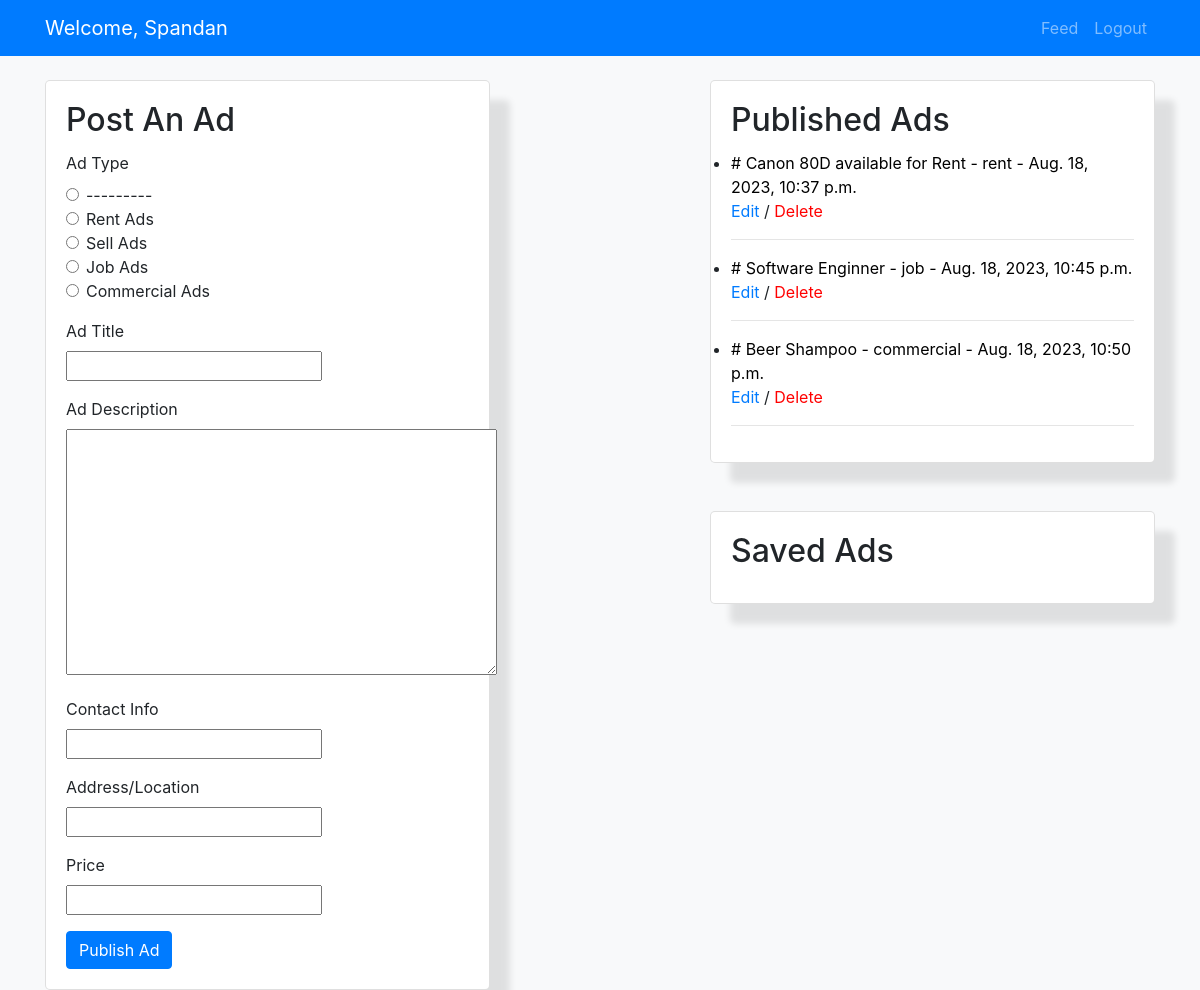
The page /dashboard/ (signed in) on the database its author committed.
### mainApp/models.py (models this page shows, shortened)
class AdPostModel(models.Model):
    AD_TYPES_CHOICES = [
        ('rent', 'Rent Ads'),
        ('sell', 'Sell Ads'),
        ('job', 'Job Ads'),
        ('commercial', 'Commercial Ads'),
    ]
    user = models.ForeignKey(User, on_delete=models.CASCADE)
    ad_type = models.CharField(max_length=20, choices=AD_TYPES_CHOICES)
    ad_title = models.CharField(max_length=100)
    ad_description = models.TextField()
    contact_info = models.CharField(max_length=100)
    address = models.CharField(max_length=200)
    price = models.CharField(max_length=50)
    created_at = models.DateTimeField(auto_now_add=True)

### mainApp/views.py (the view, shortened to what this page needs)
# urls.py: path('dashboard/', views.dashboard, name='dashboard'),
@login_required(login_url='loginPage')
def dashboard(request):
    form = AdPostForm()
    alert = ''
    user_posts = AdPostModel.objects.filter(user=request.user)
    context = {'form': form, 'alert': alert, 'user_posts': user_posts}
    return render(request, 'dashboard.html', context)

### mainApp/forms.py
class AdPostForm(forms.ModelForm):
    class Meta:
        model = AdPostModel
        fields = ['ad_type', 'ad_title', 'ad_description', 'contact_info', 'address', 'price']
        widget = {
            'ad_type': forms.Select(attrs={'class': 'form-control', 'placeholder': 'Select Ad Type'}),
            'ad_title': forms.TextInput(attrs={'class': 'form-control', 'placeholder': 'Enter Ad Title'}),
            'ad_description': forms.Textarea(attrs={'class': 'form-control', 'placeholder': 'Enter Ad Description'}),
            'contact_info': forms.TextInput(attrs={'class': 'form-control', 'placeholder': 'Enter Contact Info'}),
            'address': forms.TextInput(attrs={'class': 'form-control', 'placeholder': 'Enter Address'}),
            'price': forms.TextInput(attrs={'class': 'form-control', 'placeholder': 'Enter Price'}),
        }

### mainApp/templates/dashboard.html (shortened to what this page needs)
<!DOCTYPE html>
<html lang="en">
<head>
    <link rel="stylesheet" href="https://maxcdn.bootstrapcdn.com/bootstrap/4.5.2/css/bootstrap.min.css">
</head>
<body>
    <nav class="navbar navbar-expand-lg navbar-dark bg-primary">
        <div class="container">
            <a class="navbar-brand" href="#">Welcome, {{ user.username }}</a>
            <div class="collapse navbar-collapse" id="navbarNav">
                <ul class="navbar-nav ml-auto">
                    <li class="nav-item">
                        <a class="nav-link" href="{% url 'feed'%}">Feed</a>
                    </li>
                    <li class="nav-item">
                        <a class="nav-link" href="{% url 'logoutUser'%}">Logout</a>
                    </li>
                </ul>
            </div>
        </div>
    </nav>
    <div class="container mt-4">
        <div class="row">
            <div class="col-md-5">
                <div class="card" id="card">
                    <div class="card-body">
                        <h2 class="card-title">Post An Ad</h2>
                            <form action="{% url 'dashboard'%}" method="POST">
                                    <div class="form-group">
                                        <label>Ad Type</label>
                                        {% for choice_value, choice_label in form.ad_type.field.choices %}
                                    <div class="form-check">
                                    <input class="form-check-input" type="radio" name="{{ form.ad_type.name }}" id="id_{{ form.ad_type.id_for_label }}_{{ forloop.counter }}" value="{{ choice_value }}" >
                                    <label class="form-check-label" for="id_{{ form.ad_type.id_for_label }}_{{ forloop.counter }}" style="outline: none;">{{ choice_label }}</label>
                                    </div>
                                {% endfor %}
                                    </div>
                                <div class="form-group">
                                    <label>Ad Title</label>
                                    <br>
                                    {{form.ad_title}}
                                    </div>
                                <div class="form-group">
                                    <label>Ad Description</label>
                                    <br>
                                    {{form.ad_description}}
                                </div>
                            <div class="form-group">
                                <label>Contact Info</label>
                                 <br>
                                    {{form.contact_info}}
                                </div>
                                <div class="form-group">
                                    <label>Address/Location</label>
                                    <br>
                                    {{form.address}}
                                </div>
                                <div class="form-group">
                                <label >Price</label>
                                <br>
                                {{form.price}}
                                </div>
                                <button type="submit" class="btn btn-primary">Publish Ad</button>
                            </form>
                        </div>
                    </div>
                </div>
            <div class="col-md-2"></div>
            <div class="col-md-5 ">
                <div class="card">
                    <div class="card-body">
                        <h2 class="card-title">Published Ads</h2>
                            <ul class="list-group">
                                 {% for post in user_posts %}
                                    <li> <a href="{% url 'ad' post.id %}" style="color:black"> # {{ post.ad_title }} - {{ post.ad_type }} - {{ post.created_at }}</a><br>
                                        <a href="{% url 'update_post' post.id %}">Edit</a> / <a href="{% url 'delete_post' post.id %}" style="color:red">Delete</a>
                                        <hr>
                                    </li>
                                 {% endfor %}
                            </ul>
                    </div>
                </div>
                <div class="card">
                    <div class="card-body">
                        <h2 class="card-title">Saved Ads</h2>
                    </div>
                </div>
            </div>
        </div>
    </div>
</body>
</html>

### mainApp/templates/dashboard.html (style rules this page uses)
body { background-color: #f8f9fa; }
.card { background-color: #ffffff; border-radius: 5px; box-shadow: 20px 20px 7px rgba(0, 0, 0, 0.1); transition: box-shadow 0.3s, background-color 0.3s }

### rows shown on the page
AdPostModel: ad_title "Canon 80D available for Rent", ad_type "rent", created_at "Aug. 18, 2023, 10:37 p.m."
AdPostModel: ad_title "Software Enginner", ad_type "job", created_at "Aug. 18, 2023, 10:45 p.m."
AdPostModel: ad_title "Beer Shampoo", ad_type "commercial", created_at "Aug. 18, 2023, 10:50 p.m."

### other values the page prints
{{ user.username }} "Spandan"
{{ choice_label }} "---------" "Rent Ads" "Sell Ads" "Job Ads" "Commercial Ads"
